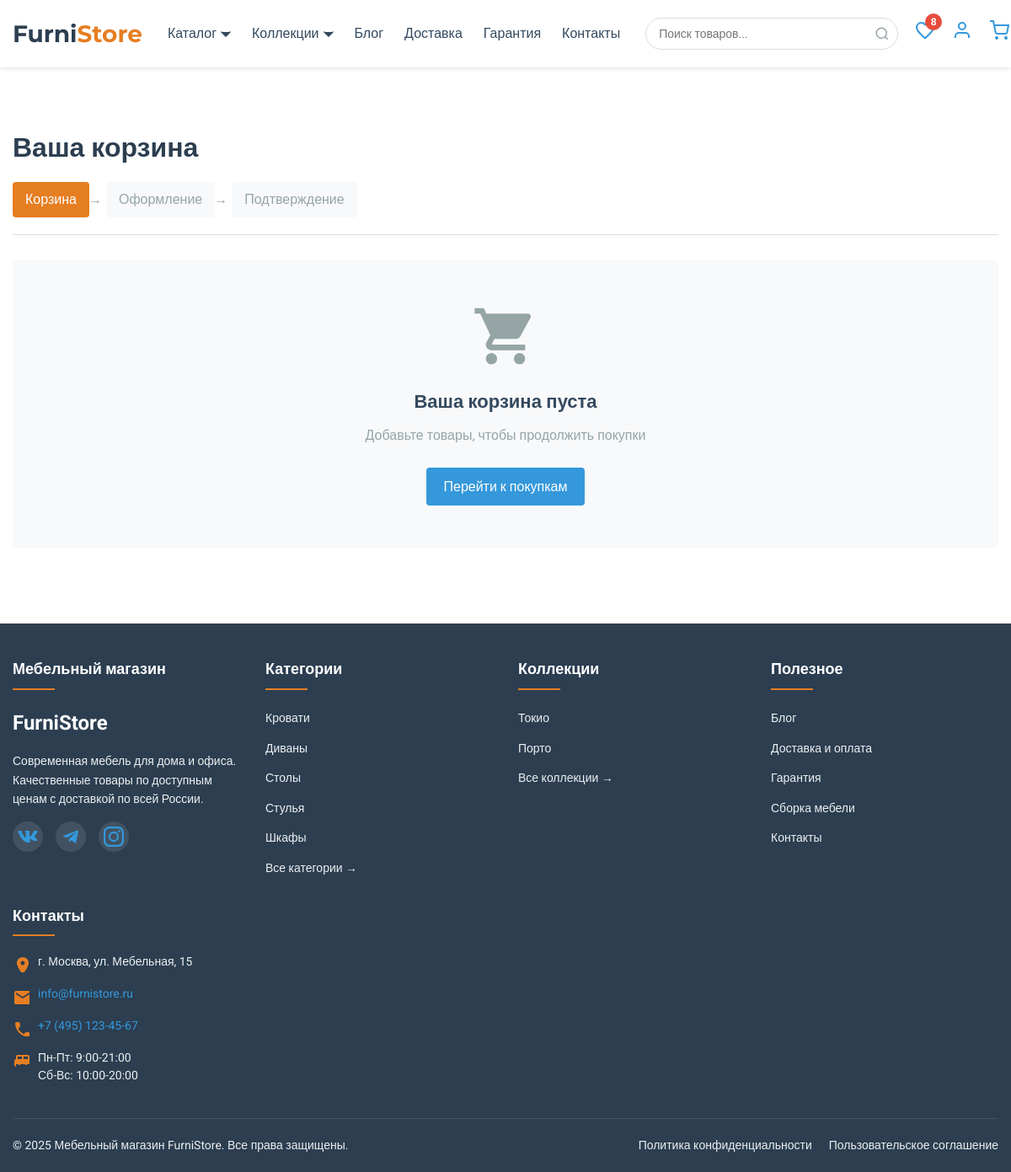
The app's page /cart/ (signed in), older data.
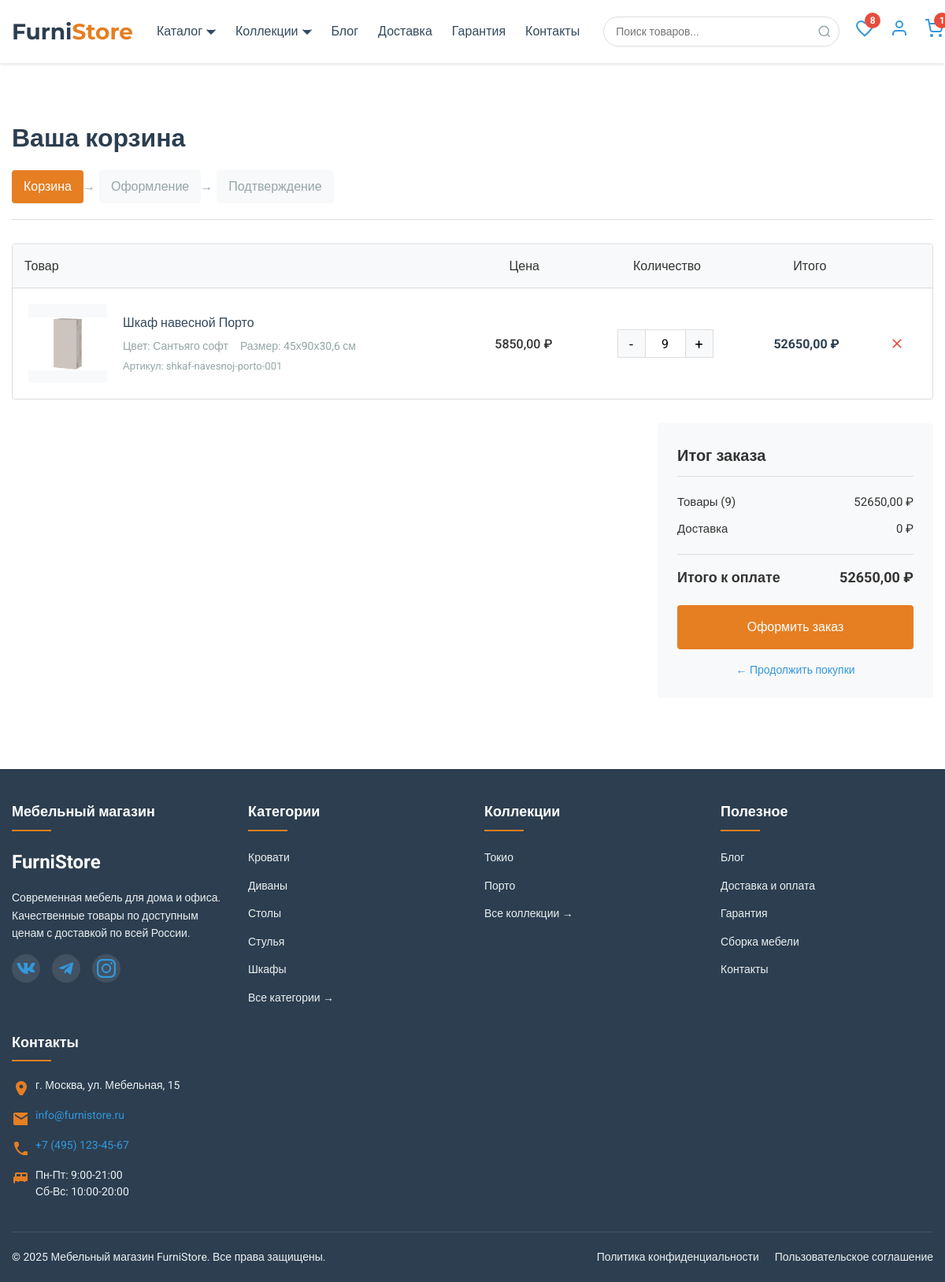
The same page, newer data.
### products/models.py (models this page shows, shortened)
class Category(models.Model):
    name = models.CharField(max_length=100, verbose_name='Название')
    slug = models.SlugField(max_length=100, unique=True, verbose_name='URL')
    description = models.TextField(blank=True, verbose_name='Описание')
    image = models.ImageField(
        upload_to='categories/',
        blank=True,
        null=True,
        verbose_name='Изображение категории'
    )
    is_featured = models.BooleanField(
        default=False,
        verbose_name='Показывать на главной'
    )
    class Meta:
        verbose_name = 'Категория'
        verbose_name_plural = 'Категории'

class Collection(models.Model):
    name = models.CharField(max_length=100, verbose_name='Название')
    slug = models.SlugField(max_length=100, unique=True, verbose_name='URL')
    description = models.TextField(blank=True, verbose_name='Описание')
    created_at = models.DateTimeField(auto_now_add=True, verbose_name='Дата создания')
    image = models.ImageField(
        upload_to='collections/',
        blank=True,
        null=True,
        verbose_name='Изображение коллекции'
    )
    is_featured = models.BooleanField(
        default=False,
        verbose_name='Показывать на главной'
    )
    class Meta:
        verbose_name = 'Коллекция'
        verbose_name_plural = 'Коллекции'
        ordering = ['-created_at']

class ProductVariant(models.Model):
    product = models.ForeignKey(Product, on_delete=models.CASCADE, related_name='variants', verbose_name='Товар')
    color = models.ForeignKey(Color, on_delete=models.SET_NULL, null=True, blank=True, verbose_name='Цвет')
    size = models.CharField(max_length=50, blank=True, verbose_name='Размер')
    material = models.CharField(max_length=50, blank=True, verbose_name='Материал')
    sku = models.CharField(max_length=50, unique=True, verbose_name='Артикул')
    price_modifier = models.DecimalField(max_digits=10, decimal_places=2, default=0, verbose_name='Коррекция цены')
    stock = models.PositiveIntegerField(default=0, verbose_name='Количество на складе')
    is_default = models.BooleanField(default=False, verbose_name='Вариант по умолчанию')
    class Meta:
        verbose_name = 'Вариант товара'
        verbose_name_plural = 'Варианты товаров'
        ordering = ['-is_default', 'color__name', 'size']
    @property
    def price(self):
        return self.product.base_price + self.price_modifier

class Product(models.Model):
    name = models.CharField(max_length=255, verbose_name='Название')
    slug = models.SlugField(max_length=255, unique=True, verbose_name='URL')
    description = models.TextField(blank=True, verbose_name='Описание')
    category = models.ForeignKey(Category, on_delete=models.CASCADE, verbose_name='Категория')
    is_featured = models.BooleanField(default=False, verbose_name="Показывать в меню")
    collections = models.ManyToManyField(
        Collection,
        blank=True,
        related_name='products',  # Добавьте это
        verbose_name='Коллекции')
    base_price = models.DecimalField(max_digits=10, decimal_places=2, verbose_name='Базовая цена')
    created_at = models.DateTimeField(auto_now_add=True, verbose_name='Дата создания')
    updated_at = models.DateTimeField(auto_now=True, verbose_name='Дата обновления')
    main_image = models.ImageField(upload_to='products/main/', blank=True, null=True,
                                   verbose_name='Главное изображение')
    class Meta:
        verbose_name = 'Товар'
        verbose_name_plural = 'Товары'
        ordering = ['-created_at']

class Color(models.Model):
    name = models.CharField(max_length=50, verbose_name='Название цвета')
    hex_code = models.CharField(max_length=7, default='#FFFFFF', verbose_name='HEX код')
    slug = models.SlugField(max_length=50, unique=True, verbose_name='URL')
    class Meta:
        verbose_name = 'Цвет'
        verbose_name_plural = 'Цвета'
        ordering = ['name']

### cart/models.py (models this page shows, shortened)
class Cart(models.Model):
    user = models.OneToOneField(User, on_delete=models.CASCADE,
                                related_name='cart', verbose_name='Пользователь')
    created_at = models.DateTimeField(auto_now_add=True, verbose_name='Дата создания')
    updated_at = models.DateTimeField(auto_now=True, verbose_name='Дата обновления')
    @property
    def item_count(self):
        return self.items.aggregate(count=Count('id'))['count'] or 0
    @property
    def total_quantity(self):
        return self.items.aggregate(total=Sum('quantity'))['total'] or 0
    @property
    def total_price(self):
        return sum(item.total_price for item in self.items.all())
    class Meta:
        verbose_name = 'Корзина'
        verbose_name_plural = 'Корзины'

class CartItem(models.Model):
    cart = models.ForeignKey(Cart, on_delete=models.CASCADE, related_name='items', verbose_name='Корзина')
    variant = models.ForeignKey(ProductVariant, on_delete=models.CASCADE, verbose_name='Вариант товара')
    quantity = models.PositiveIntegerField(default=1, verbose_name='Количество')
    added_at = models.DateTimeField(auto_now_add=True, verbose_name='Дата добавления')
    class Meta:
        verbose_name = 'Элемент корзины'
        verbose_name_plural = 'Элементы корзины'
        constraints = [
            models.UniqueConstraint(fields=['cart', 'variant'], name='unique_cart_item')
        ]
    @property
    def total_price(self):
        return self.variant.price * self.quantity

### cart/views.py (the view)
# urls.py: path('', views.cart_view, name='cart_view'),
@login_required
def cart_view(request):
    cart, created = Cart.objects.get_or_create(user=request.user)
    items = cart.items.select_related('variant__product').all()
    total = cart.total_price  # Используем новое свойство модели
    return render(request, 'apps/cart/cart.html', {
        'cart': cart,
        'items': items,
        'total': total
    })

### cart/utils.py (called while the page is built)
def get_cart_for_user(user):
    if user and user.is_authenticated:
        cart, created = Cart.objects.get_or_create(user=user)
        return cart
    return None  # Для анонимных пользователей

### products/context_processors.py (called while the page is built)
def global_data(request):
    context = {
        'categories': Category.objects.all(),
        'featured_collections': Collection.objects.filter(is_featured=True)[:5],
    }
    cart = get_cart_for_user(request.user if request.user.is_authenticated else None)
    context['cart'] = cart
    if request.user.is_authenticated:
        try:
            profile = Profile.objects.get(user=request.user)
            context['favorites_count'] = profile.favorites.count()
        except Profile.DoesNotExist:
            context['favorites_count'] = 0
    else:
        context['favorites_count'] = 0
    return context

### templates/apps/cart/cart.html (shortened to what the changed rows need)
{% extends "base.html" %}
{% load static %}
{% block app_css %}
    <link rel="stylesheet" href="{% static 'css/apps/cart/cart.css' %}">
{% endblock %}
{% block content %}
    <section class="cart-section">
        <div class="container">
            <div class="cart-header">
                <h1 class="cart-title">Ваша корзина</h1>
            </div>
            {% if cart.items.all %}
                <div class="cart-items">
                    <div class="cart-items-header">
                        <div class="header-product">Товар</div>
                        <div class="header-price">Цена</div>
                        <div class="header-quantity">Количество</div>
                        <div class="header-total">Итого</div>
                        <div class="header-actions"></div>
                    </div>
                    {% for item in cart.items.all %}
                        <div class="cart-item" data-item-id="{{ item.id }}">
                            <div class="item-product">
                                <div class="item-image">
                                    {% if item.variant.product.main_image %}
                                        <img src="{{ item.variant.product.main_image.url }}"
                                             alt="{{ item.variant.product.name }}">
                                    {% endif %}
                                </div>
                                <div class="item-details">
                                    <a href="{% url 'products:product_detail' item.variant.product.slug %}"
                                       class="item-name">
                                        {{ item.variant.product.name }}
                                    </a>
                                    <div class="item-variant">
                                        {% if item.variant.color %}
                                            <span>Цвет: {{ item.variant.color.name }}</span>
                                        {% endif %}
                                        {% if item.variant.size %}
                                            <span>Размер: {{ item.variant.size }}</span>
                                        {% endif %}
                                    </div>
                                    <div class="item-sku">Артикул: {{ item.variant.sku }}</div>
                                </div>
                            </div>
                            <div class="item-price">
                                {{ item.variant.price }} ₽
                            </div>
                            <div class="item-quantity">
                                <div class="quantity-control">
                                    <button class="quantity-btn minus" data-action="decrease">-</button>
                                    <input type="number" class="quantity-input" value="{{ item.quantity }}"
                                           min="1"
                                           max="{{ item.variant.stock }}"
                                           data-max-stock="{{ item.variant.stock }}">
                                    <button class="quantity-btn plus" data-action="increase">+</button>
                                </div>
                            </div>
                            <div class="item-total">
                                {{ item.total_price }} ₽
                            </div>
                            <div class="item-actions">
                                <button class="btn-remove" title="Удалить">
                                    <svg xmlns="http://www.w3.org/2000/svg" viewBox="0 0 24 24" fill="currentColor">
                                        <path d="M19 6.41L17.59 5 12 10.59 6.41 5 5 6.41 10.59 12 5 17.59 6.41 19 12 13.41 17.59 19 19 17.59 13.41 12z"/>
                                    </svg>
                                </button>
                            </div>
                        </div>
                    {% endfor %}
                </div>
                <div class="cart-summary">
                    <div class="summary-card">
                        <h3 class="summary-title">Итог заказа</h3>
                        <div class="summary-row">
                            <span>Товары ({{ cart.total_quantity }})</span>
                            <span>{{ total }} ₽</span>
                        </div>
                        <div class="summary-row">
                            <span>Доставка</span>
                            <span>0 ₽</span>
                        </div>
                        <div class="summary-total">
                            <span>Итого к оплате</span>
                            <span>{{ total }} ₽</span>
                        </div>
                        <a href="{% url 'orders:order_create' %}" class="btn btn-secondary btn-checkout">
                            Оформить заказ
                        </a>
                        <div class="continue-shopping">
                            <a href="{% url 'products:product_list' %}">← Продолжить покупки</a>
                        </div>
                    </div>
                </div>
            {% else %}
                <div class="empty-cart">
                    <div class="empty-icon">
                    </div>
                    <h3>Ваша корзина пуста</h3>
                    <p>Добавьте товары, чтобы продолжить покупки</p>
                    <a href="{% url 'products:product_list' %}" class="btn btn-primary">Перейти к покупкам</a>
                </div>
            {% endif %}
        </div>
    </section>
{% endblock %}

### templates/includes/header.html (shortened to what the changed rows need)
<header class="header">
    <div class="container">
        <div class="header__inner">
            <div class="header__actions">
                <div class="action__cart">
                    <a href="{% url 'cart:cart_view' %}" class="cart-link" aria-label="Корзина">
                        <svg width="24" height="24" viewBox="0 0 24 24" fill="none" stroke="currentColor" stroke-width="2">
                            <circle cx="9" cy="21" r="1"></circle>
                            <circle cx="20" cy="21" r="1"></circle>
                            <path d="M1 1h4l2.68 13.39a2 2 0 0 0 2 1.61h9.72a2 2 0 0 0 2-1.61L23 6H6"></path>
                        </svg>
                        {% if cart and cart.item_count > 0 %}
                        <span class="cart-count">{{ cart.item_count }}</span>
                        {% endif %}
                    </a>
                </div>
            </div>
        </div>
    </div>
</header>

### templates/includes/footer.html (shortened to what the changed rows need)
<footer class="footer">
    <div class="container">
        <div class="footer__sections">
            <div class="footer__section">
                <ul class="footer__list">
                    {% for category in categories|slice:":5" %}
                    <li class="footer__item">
                        <a href="{% url 'products:category_detail' category.slug %}" class="footer__link">
                            {{ category.name }}
                        </a>
                    </li>
                    {% endfor %}
                </ul>
            </div>
            <div class="footer__section">
                <ul class="footer__list">
                    {% for collection in featured_collections|slice:":5" %}
                    <li class="footer__item">
                        <a href="{% url 'products:collection_detail' collection.slug %}" class="footer__link">
                            {{ collection.name }}
                        </a>
                    </li>
                    {% endfor %}
                </ul>
            </div>
        </div>
    </div>
</footer>

Row changes from the older to the newer data that the page shows:
now on this page (row unchanged): Cart: item_count "1", total_quantity "9"
added CartItem: variant.product.main_image (picture), variant.product.name "Шкаф навесной Порто", variant.color.name "Сантьяго софт", variant.size "45х90х30,6 см", variant.sku "shkaf-navesnoj-porto-001", variant.price "5850,00", quantity "9", total_price "52650,00"
Text that changed along with them:
{{ total }}: (not shown) → "52650,00"
text no longer shown: "Ваша корзина пуста Добавьте товары, чтобы продолжить покупки Перейти к покупкам"
text now shown: "Товар Цена Количество Итого Итог заказа Товары ( ) ₽ Доставка 0 ₽ Итого к оплате ₽ Оформить заказ ← Продолжить покупки"
